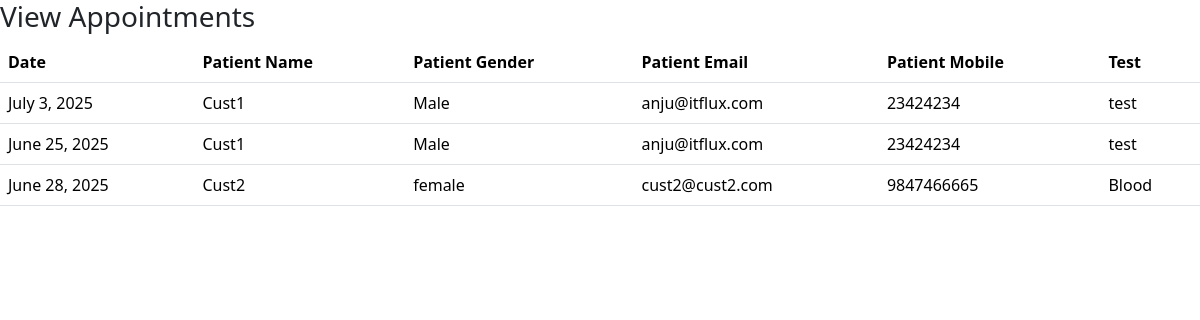
Page /viewAppt (signed in) on the committed database.
### hosp_app/models.py (models this page shows, shortened)
class book_appt_tbl(models.Model):
    name = models.CharField(max_length= 5)
    mob = models.IntegerField()
    email = models.EmailField()
    gender = models.CharField(max_length=40)
    district = models.CharField(max_length=40)
    date = models.DateField()
    test = models.CharField(max_length=40)
    doc_name = models.CharField(max_length=50)
    user = models.ForeignKey(reg_tbl,on_delete=models.CASCADE)

### hosp_app/views.py (the view)
# urls.py: path('viewAppt',views.viewAppt,name='viewAppt'),
def viewAppt(request):
    if 'id1' in request.session:
        user_id = request.session['id1']
    if 'user_type' in request.session:
        user_type = request.session["user_type"]
    if user_type == "admin":
        appt_obj = book_appt_tbl.objects.all()
    elif user_type == "customer":
        appt_obj = book_appt_tbl.objects.filter(user=user_id)
    else:
        appt_obj = book_appt_tbl.objects.all()
    return render(request,"viewAppt.html",{"data":appt_obj})

### templates/viewAppt.html (shortened to what this page needs)
<!doctype html>
<html lang="en">
    <head>
        <link
            href="https://cdn.jsdelivr.net/npm/bootstrap@5.3.2/dist/css/bootstrap.min.css"
            rel="stylesheet"
        />
    </head>
    <body>
        <main>
            <h3>View Appointments</h3>
            <table class="table">
                <thead>
                     <tr>
                        <th>Date</th>
                        <th>Patient Name</th>
                        <th>Patient Gender</th>
                        <th>Patient Email</th>
                        <th>Patient Mobile</th>
                        <th>Test</th>
                    </tr>
                </thead>
                <tbody>
                    {% for i in data %}
                    <tr>
                        <td>{{i.date}}</td>
                        <td>{{i.name}}</td>
                        <td>{{i.gender}}</td>
                        <td>{{i.email}}</td>
                        <td>{{i.mob}}</td>
                        <td>{{i.test}}</td>
                    </tr>
                    {% endfor %}
                </tbody>
            </table>
        </main>
    </body>
</html>

### rows in the picture
book_appt_tbl: date "July 3, 2025", name "Cust1", gender "Male", email "anju@itflux.com", mob "23424234", test "test"
book_appt_tbl: date "June 25, 2025", name "Cust1", gender "Male", email "anju@itflux.com", mob "23424234", test "test"
book_appt_tbl: date "June 28, 2025", name "Cust2", gender "female", email "cust2@cust2.com", mob "9847466665", test "Blood"
